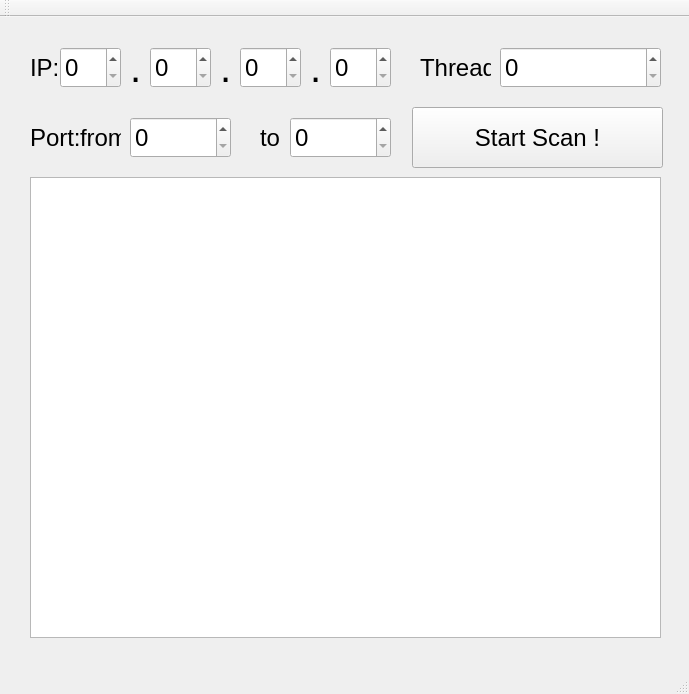
<?xml version="1.0" encoding="UTF-8"?>
<ui version="4.0">
 <class>MainWindow</class>
 <widget class="QMainWindow" name="MainWindow">
  <property name="geometry">
   <rect>
    <x>0</x>
    <y>0</y>
    <width>689</width>
    <height>694</height>
   </rect>
  </property>
  <property name="font">
   <font>
    <pointsize>18</pointsize>
   </font>
  </property>
  <property name="windowTitle">
   <string>MainWindow</string>
  </property>
  <widget class="QWidget" name="centralWidget">
   <widget class="QLabel" name="ipLabel">
    <property name="geometry">
     <rect>
      <x>30</x>
      <y>30</y>
      <width>31</width>
      <height>41</height>
     </rect>
    </property>
    <property name="font">
     <font>
      <pointsize>18</pointsize>
     </font>
    </property>
    <property name="text">
     <string>IP:</string>
    </property>
   </widget>
   <widget class="QSpinBox" name="ipNum1">
    <property name="geometry">
     <rect>
      <x>60</x>
      <y>30</y>
      <width>61</width>
      <height>41</height>
     </rect>
    </property>
    <property name="maximum">
     <number>255</number>
    </property>
   </widget>
   <widget class="QLabel" name="dotLabel1">
    <property name="geometry">
     <rect>
      <x>130</x>
      <y>30</y>
      <width>16</width>
      <height>41</height>
     </rect>
    </property>
    <property name="font">
     <font>
      <pointsize>30</pointsize>
     </font>
    </property>
    <property name="text">
     <string>.</string>
    </property>
   </widget>
   <widget class="QSpinBox" name="ipNum2">
    <property name="geometry">
     <rect>
      <x>150</x>
      <y>30</y>
      <width>61</width>
      <height>41</height>
     </rect>
    </property>
    <property name="maximum">
     <number>255</number>
    </property>
   </widget>
   <widget class="QSpinBox" name="ipNum3">
    <property name="geometry">
     <rect>
      <x>240</x>
      <y>30</y>
      <width>61</width>
      <height>41</height>
     </rect>
    </property>
    <property name="maximum">
     <number>255</number>
    </property>
   </widget>
   <widget class="QLabel" name="dotLabel2">
    <property name="geometry">
     <rect>
      <x>220</x>
      <y>30</y>
      <width>16</width>
      <height>41</height>
     </rect>
    </property>
    <property name="font">
     <font>
      <pointsize>30</pointsize>
     </font>
    </property>
    <property name="text">
     <string>.</string>
    </property>
   </widget>
   <widget class="QLabel" name="dotLabel3">
    <property name="geometry">
     <rect>
      <x>310</x>
      <y>30</y>
      <width>16</width>
      <height>41</height>
     </rect>
    </property>
    <property name="font">
     <font>
      <pointsize>30</pointsize>
     </font>
    </property>
    <property name="text">
     <string>.</string>
    </property>
   </widget>
   <widget class="QSpinBox" name="ipNum4">
    <property name="geometry">
     <rect>
      <x>330</x>
      <y>30</y>
      <width>61</width>
      <height>41</height>
     </rect>
    </property>
    <property name="maximum">
     <number>255</number>
    </property>
   </widget>
   <widget class="QLabel" name="threadLabel">
    <property name="geometry">
     <rect>
      <x>420</x>
      <y>30</y>
      <width>71</width>
      <height>41</height>
     </rect>
    </property>
    <property name="font">
     <font>
      <pointsize>18</pointsize>
     </font>
    </property>
    <property name="text">
     <string>Thread:</string>
    </property>
   </widget>
   <widget class="QSpinBox" name="threadNum">
    <property name="geometry">
     <rect>
      <x>500</x>
      <y>30</y>
      <width>161</width>
      <height>41</height>
     </rect>
    </property>
    <property name="maximum">
     <number>100</number>
    </property>
   </widget>
   <widget class="QLabel" name="portLabel">
    <property name="geometry">
     <rect>
      <x>30</x>
      <y>100</y>
      <width>51</width>
      <height>41</height>
     </rect>
    </property>
    <property name="font">
     <font>
      <pointsize>18</pointsize>
     </font>
    </property>
    <property name="text">
     <string>Port:</string>
    </property>
   </widget>
   <widget class="QLabel" name="fromLabel">
    <property name="geometry">
     <rect>
      <x>80</x>
      <y>100</y>
      <width>41</width>
      <height>41</height>
     </rect>
    </property>
    <property name="font">
     <font>
      <pointsize>18</pointsize>
     </font>
    </property>
    <property name="text">
     <string>from</string>
    </property>
   </widget>
   <widget class="QSpinBox" name="startPortNum">
    <property name="geometry">
     <rect>
      <x>130</x>
      <y>100</y>
      <width>101</width>
      <height>41</height>
     </rect>
    </property>
    <property name="maximum">
     <number>65535</number>
    </property>
   </widget>
   <widget class="QLabel" name="toLabel">
    <property name="geometry">
     <rect>
      <x>260</x>
      <y>100</y>
      <width>31</width>
      <height>41</height>
     </rect>
    </property>
    <property name="font">
     <font>
      <pointsize>18</pointsize>
     </font>
    </property>
    <property name="text">
     <string>to</string>
    </property>
   </widget>
   <widget class="QSpinBox" name="endPortNum">
    <property name="geometry">
     <rect>
      <x>290</x>
      <y>100</y>
      <width>101</width>
      <height>41</height>
     </rect>
    </property>
    <property name="maximum">
     <number>65535</number>
    </property>
   </widget>
   <widget class="QPushButton" name="startScanButton">
    <property name="geometry">
     <rect>
      <x>412</x>
      <y>90</y>
      <width>251</width>
      <height>61</height>
     </rect>
    </property>
    <property name="text">
     <string>Start Scan !</string>
    </property>
   </widget>
   <widget class="QPlainTextEdit" name="log">
    <property name="geometry">
     <rect>
      <x>30</x>
      <y>160</y>
      <width>631</width>
      <height>461</height>
     </rect>
    </property>
    <property name="readOnly">
     <bool>true</bool>
    </property>
   </widget>
  </widget>
  <widget class="QMenuBar" name="menuBar">
   <property name="geometry">
    <rect>
     <x>0</x>
     <y>0</y>
     <width>689</width>
     <height>22</height>
    </rect>
   </property>
  </widget>
  <widget class="QToolBar" name="mainToolBar">
   <attribute name="toolBarArea">
    <enum>TopToolBarArea</enum>
   </attribute>
   <attribute name="toolBarBreak">
    <bool>false</bool>
   </attribute>
  </widget>
  <widget class="QStatusBar" name="statusBar"/>
 </widget>
 <layoutdefault spacing="6" margin="11"/>
 <resources/>
 <connections/>
</ui>
